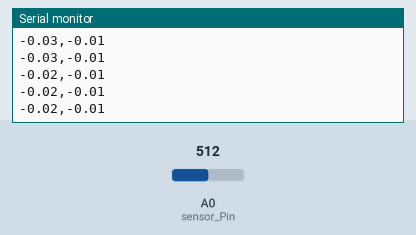
Simulated run of this sketch. Board: Arduino Uno, built with avr-gcc and run on an emulated ATmega328P. On the bench: the last lines printed to the serial monitor. The test bench sets the inputs (shaded band); at power-on: A0 (sensor_Pin) = 512.

Above: at 4.2 s.
4.3 s: A0 (sensor_Pin) set to 759
At 4.35 s:
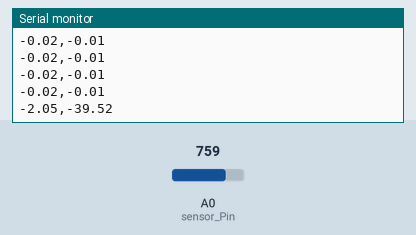
5.8 s: A0 (sensor_Pin) set to 775
At 5.83 s:
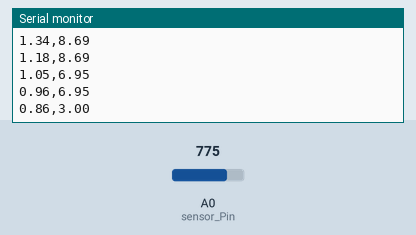
Timing chart, 0 to 8.3 s (numbered marks = the images above; inputs shaded):
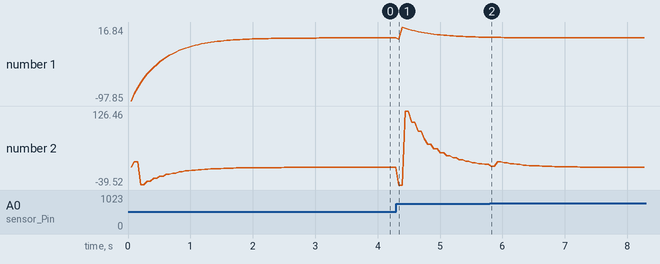

The sketch:

Capteur_analogique_Integration.ino
```cpp
/*
EXEMPLE de LECTURE DE CAPTEUR ANALOGIQUE avec integration (soit dans le loop soit par interruption)
A modifier ou mettre en commentaires en fonction de vos besoins
*/
//**************************************
// bibliothèques eventuelles
//#include <nom_bibliotheque.h>
#include <FlexiTimer2.h>                                                // bibliothèque pour gérer une interruption (utile pour une intégration)
//****************************************
// Declaration des variables, constantes et alias
float sensor_Coef = 0.2;                                                // attention au type de variable utilisée (entiers, réel): voir doc arduino sur int, float)
float sensor_Offset ;
int sensor_Value;
float filtered_Value;                                                   // pour le loop
float filtered_Value2;                                                  // pour l'interruption

float distance1=0;                                                       // variables de boucle
float filtered_distance1=0;
float last_distance1=0;
float vitesse1=0;

float distance2=0;                                                       // variables d'interruption
float filtered_distance2=0;
float last_distance2=0;
float vitesse2=0;

float tau=0.50;                                                         // coefficient d'un filtre éventuel
int dt_loop = 50;                                                       // delai de boucle en millisecondes
int dt_ms= 100;                                                         // période d'interruption en millisecondes
float dt = dt_ms/1000.;                                                 // période d'interruption en secondes

unsigned long current_time;
unsigned long last_time;
unsigned long last_time1;

const float a1 = -0.08;                                                 // coefficients du capteur
const float b1 = 47;                                                    // constantes occupent moins de place mémoire

#define sensor_Pin 0                                                    // Alias avec capteur sur port 0


//****************************************
// INITIALISATION
void setup()
  {
       Serial.begin(115200);                                                 // vitesse de transmission sur port série
// Paramétrage de l'interruption
       FlexiTimer2::set(dt_ms, 1/1000., isrt);                   // lance la fonction isrt (en fin de programme) toutes les Te secondes : utile en cas d'intégration (gyroscope, accéleromètre)
       FlexiTimer2::start();                                     // lancement de l'interruption après le calcul d'offset
  }
//***************************************

//****************************************
// PROGRAMME PRINCIPAL
void loop() {
// Mesure distance
        sensor_Value = analogRead(sensor_Pin);
        if(sensor_Value > 550){distance1 = 5;}
        else {distance1 = a1*sensor_Value + b1;}
// Filtrage grossier
        filtered_distance1=filtered_distance1+(distance1-filtered_distance1)*(dt_loop/(1000*tau));
// calcul de vitesse dans la boucle
        current_time= millis();
        vitesse1 = 1000*(filtered_distance1 - last_distance1)/(current_time - last_time1);        // en cm/s

// Affichage toutes les n millisecondes

        //Serial.print(filtered_distance1);
        //Serial.print(",");
        Serial.print(vitesse1);
        Serial.print(",");
        Serial.println(vitesse2);

// Record for next loop
        last_distance1 = distance1;
        last_time1 = current_time;

// Délai de boucle
        delay(dt_loop);
}


// FONCTION INTERRUPTION -----------------------------------------------------------------------------
void isrt()
{
// Exemple de calcul de vitesse
  sensor_Value = analogRead (sensor_Pin);
  distance2 = a1*sensor_Value + b1;
  filtered_distance2=filtered_distance2+(distance2-filtered_distance2)*(dt/tau);
  vitesse2 = (filtered_distance2 - last_distance2)/dt;            // en m/s
  last_distance2 = distance2;
}
```

Measured:
- after the input at 4.3 s, the serial monitor: prints a new line at once (image 1)
- plotted number 1: -0.02 → 0.96 after the input at 4.3 s
- plotted number 2: -0.01 → 6.95 after the input at 4.3 s
